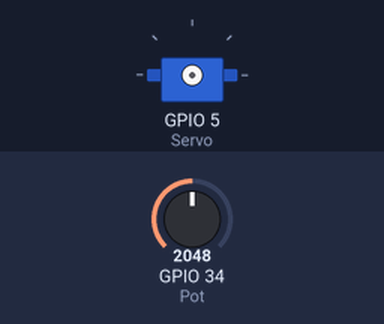
Simulated run of this program. Board: ESP32 board running MicroPython. Shown: servo. The inputs (shaded band) are chosen by the test bench; at power-on: GPIO 34 (Pot) = 2048 (analog values on the 0–4095 scale). Servo angles are drawn from the pulse width (0.5 ms = 0°, 2.5 ms = 180°).

Above: at 1.2 s.
1.3 s: GPIO 34 (Pot) set to 1194
2.8 s: GPIO 34 (Pot) set to 1088
4.3 s: GPIO 34 (Pot) set to 491
At 5.5 s:
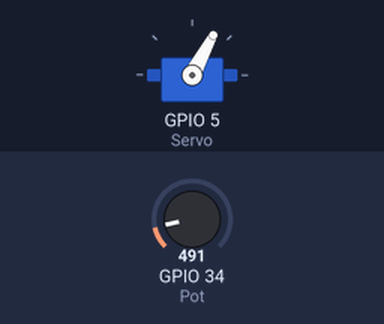
Timing chart, 0 to 7.3 s (numbered marks = the images above; inputs shaded):
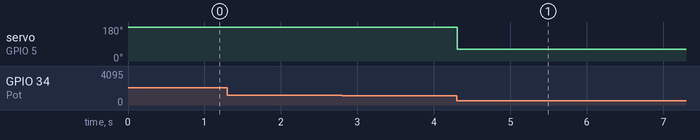

Measured:
- after the input at 1.3 s, every drawn part: stays the same
- after the input at 4.3 s, servo on GPIO 5 (Servo): 180° → 62° at once

The program:

Servomotor_2.py
```python
from machine import Pin, ADC, PWM
from time import sleep
freq = 50
Servo = PWM(Pin(5), freq)
Pot = ADC(Pin(34))
Pot.atten(ADC.ATTN_11DB)
Pot.width(ADC.WIDTH_9BIT)
while True:
    #duty de 40 a 115
    Servo.duty(Pot.read())
    sleep(0.01)
```
